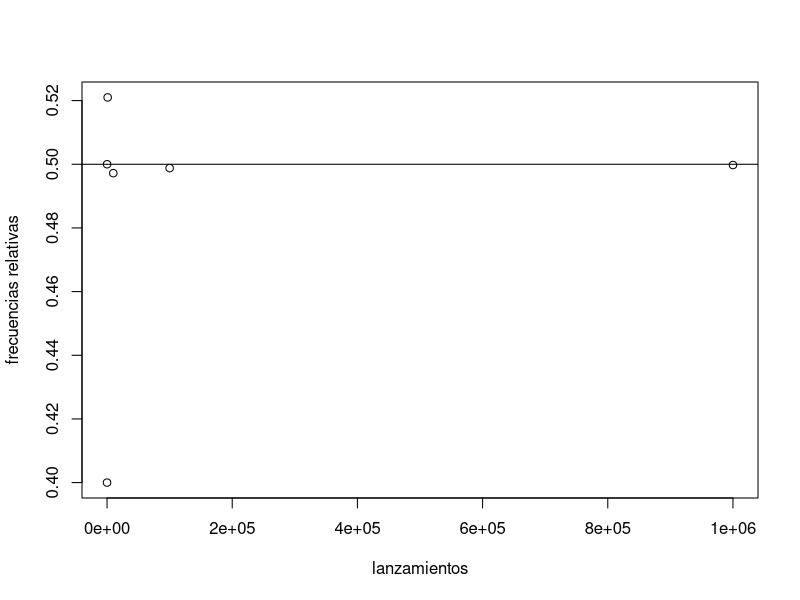
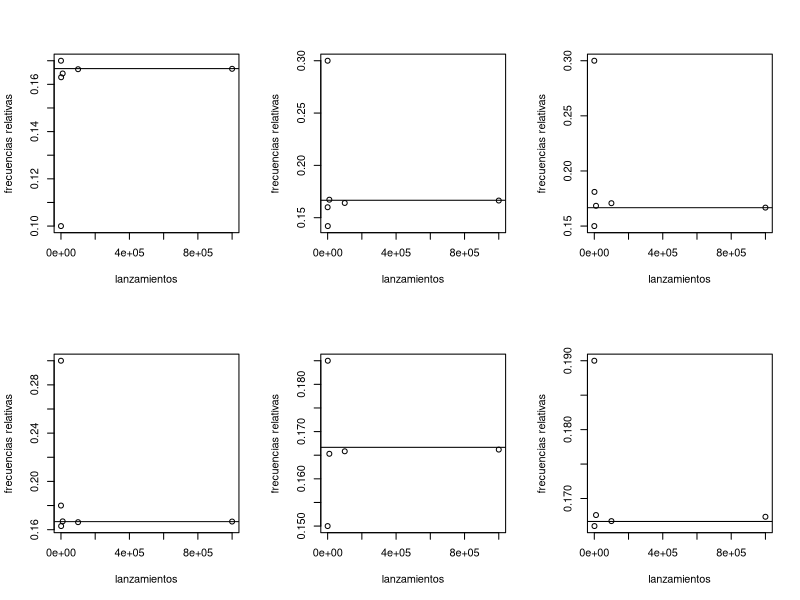
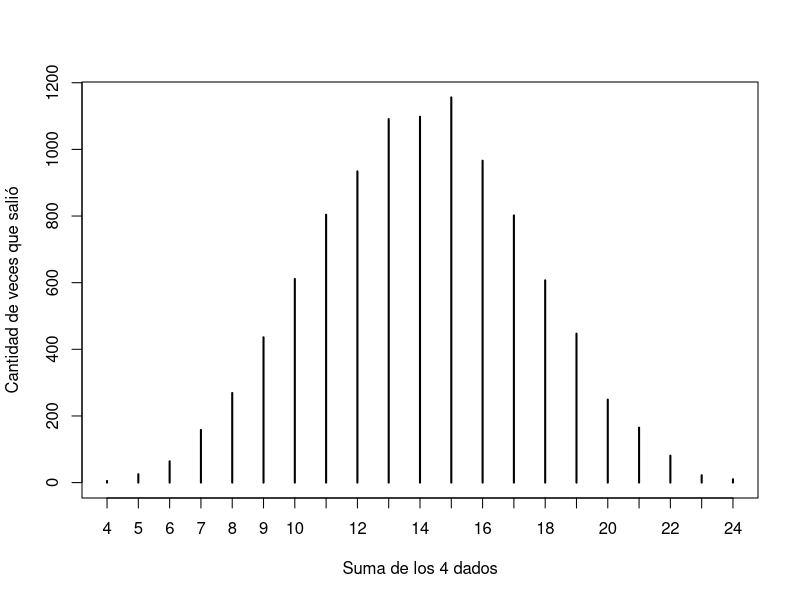
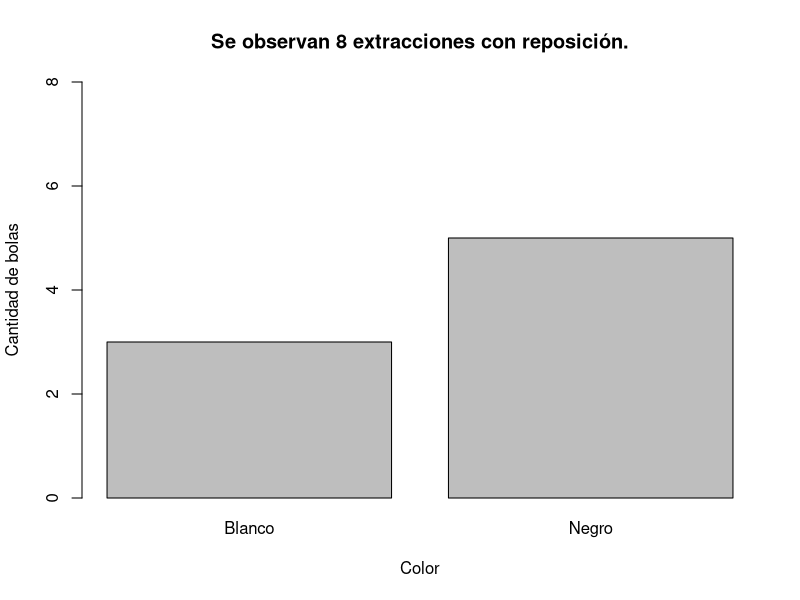
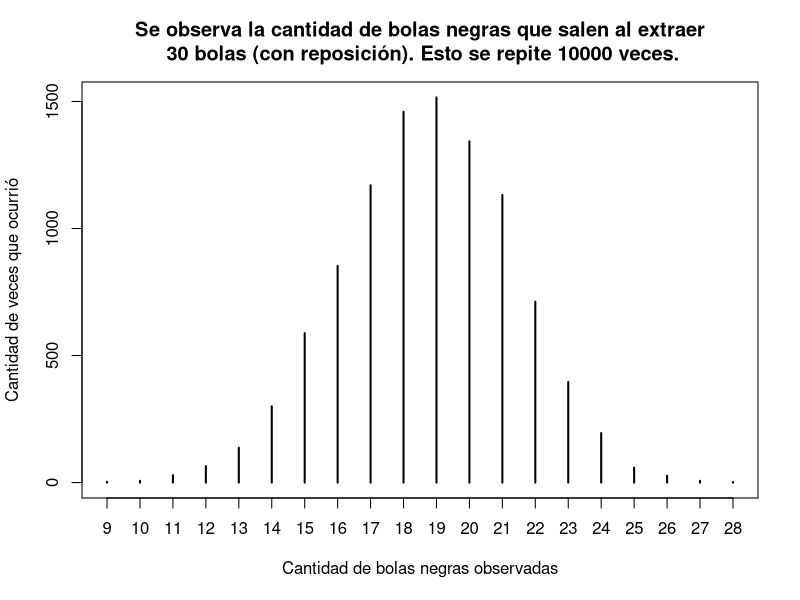

Recreate these plots in R, in order.
# EJERCICIO 1 

# a) Experiencia de tirar una moneda equilibrada

# si le asigno 1 al valor que me interesa analizar y 0 al resto, 
# calcular la proporcion es  equivalente a calcular el promedio
# quiero analizar cuantas veces sale cara
cara <- c(0,1)
lanzamientos <- c(10,100,1000,10000,100000,1000000)
frec_relativa <- vector(mode="numeric", length(lanzamientos))
puntos <- cbind(lanzamientos, frec_relativa)

# Hago las tiradas y calculo sus frecuencias relativas
for (i in 1:length(lanzamientos)) {
  puntos [i,2] <- (mean (sample(cara, puntos[i,1], replace=T)))
}
puntos

# Grafico
plot(puntos,type = "p",ylab = "frecuencias relativas",)
abline(0.5,0)


# b) Experiencia de tirar un dado equilibrado
cara_dado <- c(1,2,3,4,5,6)
lanzamientos <- c(10,100,1000,10000,100000,1000000)
frec1 <- vector(mode = "numeric", length(lanzamientos))
frec2 <- vector(mode = "numeric", length(lanzamientos))
frec3 <- vector(mode = "numeric", length(lanzamientos))
frec4 <- vector(mode = "numeric", length(lanzamientos))
frec5 <- vector(mode = "numeric", length(lanzamientos))
frec6 <- vector(mode = "numeric", length(lanzamientos))
puntos <- cbind(lanzamientos,frec1,frec2,frec3,frec4,frec5,frec6)

# Hago todas las tiradas
for (i in 1:length(lanzamientos)) {
  tabla = table(sample(cara_dado, puntos[i,1], replace = T))
  puntos[i,2:7] <- tabla[1:6]
}
puntos

# Calculo las frecuencias relativas
for (i in 1:length(lanzamientos))
  puntos[i,2:7] <- puntos[i,2:7]/puntos[i,1]
puntos

par(mfrow=c(2,3)) # para que se puedan visualizar los 6 graficos
# Grafico
for (i in 2:7) {
  plot(puntos[,1],puntos[,i],xlab = "lanzamientos", ylab = "frecuencias relativas")
  abline(0.1666666, 0)
}
par(mfrow=c(1,1))



# EJERCICIO 2
# distribución de la suma de los números que salen al tirar 4 dados para una muestra de tamaño 10000
cara_dado <- c(1,2,3,4,5,6)
lanzamientos = 10000
resultados = vector(mode = "numeric",lanzamientos)

for (i in 1:lanzamientos) {
  resultados[i] = sum(sample(cara_dado,4,replace = T)) # tiro 4 dados y calculo su suma
}

plot(table(resultados),xlab = "Suma de los 4 dados",ylab = "Cantidad de veces que salió")


# EJERCICIO 3
# urna con 3 bolas blancas y 5 bolas negras
urna = c(0,0,0,1,1,1,1,1)

# a) Se observa la extracción de una bola
if (sample(urna,1) == 0) {
  print("Observamos una bola blanca")
} else {
  print("Observamos una bola negra")
}

# b) Se observan 8 extracciones con reposición
plot(factor(sample(urna,8,replace = T),labels = c("Blanco","Negro")),xlab = "Color",ylab = "Cantidad de bolas",ylim = c(0,8),main = "Se observan 8 extracciones con reposición.")

# c) Se observa la cantidad de bolas negras que salen al extraer 30 bolas (con reposición) 
# Este procedimiento se repite 10000 veces.
resultado = vector(mode = "numeric",10000)
for (i in 1:10000) {
  resultado[i] = sum(sample(urna,30,replace = T))
}

plot(table(resultado),xlab = "Cantidad de bolas negras observadas",ylab = "Cantidad de veces que ocurrió",main = "Se observa la cantidad de bolas negras que salen al extraer\n 30 bolas (con reposición). Esto se repite 10000 veces.")




